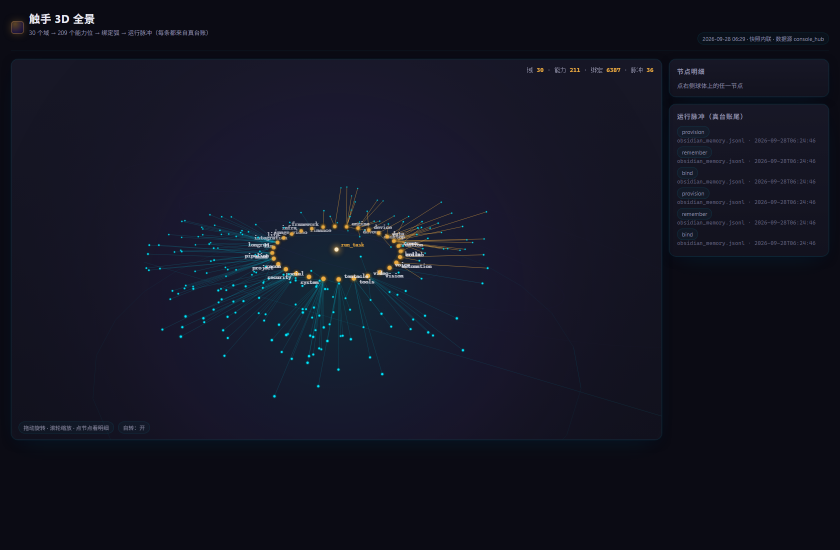
#> input picture arms/tentacle3d.png, 1680 x 1100 px (shown at 1/2 size)
$ python -i reframe.py   (imports and definitions only)
#> lines starting #> are read from the running program, lines starting #| are printed output that depends on the picture; after the words box and inside, x2 and y2 are one past the last pixel; in counts of white or black regions, pixels touching at a corner belong together
#> further down, picture is the input picture: PIL image 1680x1100 RGB; mean R, G, B 19, 20.5, 34.5
#!/usr/bin/env python3
# -*- coding: utf-8 -*-
"""reframe —— 本地能修的"构图两轴"：焦点收敛 + 留白扩展。

上一轮的结论是"精修改不了构图"。这句只对了一半：
  · 改不了 —— 主体姿态、机位、景深（需要重画）
  · 改得了 —— **次要高光**与**留白面积**（纯像素操作）

两个动作，都可测：
  ① 焦点收敛：找出所有"最亮档"的连通块，只留最大的一块，其余压暗并羽化
  ② 留白扩展：留白不足时，向主体相反的一侧**扩画布**（用主色填充），形成非对称负空间

用法： python3 tools/reframe.py 图.jpg --out 修后.png [--darken 0.62] [--no-pad]
"""
import argparse, os, sys
import numpy as np
from PIL import Image, ImageFilter

TOOLS = os.path.dirname(os.path.abspath(__file__))


# [4 lines left out: function load_gate, not called in this run]


def bright_mask(im, pct=99.0):
    g = np.asarray(im.convert("L"), dtype=np.float32)
    thr = np.percentile(g, pct)
    return (g >= thr), g


def components(mask, min_ratio=0.0005):
    """4 邻域连通块（下采样网格上做，够快也够用）。"""
    small = Image.fromarray((mask * 255).astype(np.uint8)).resize((96, 128), Image.BILINEAR)
    a = (np.asarray(small) > 127).astype(np.uint8)
    seen = np.zeros_like(a); out = []
    for y in range(a.shape[0]):
        for x in range(a.shape[1]):
            if a[y, x] and not seen[y, x]:
                st = [(y, x)]; seen[y, x] = 1; pts = []
                while st:
                    cy, cx = st.pop(); pts.append((cy, cx))
                    for dy, dx in ((1,0),(-1,0),(0,1),(0,-1)):
                        ny, nx = cy+dy, cx+dx
                        if 0 <= ny < a.shape[0] and 0 <= nx < a.shape[1] and a[ny, nx] and not seen[ny, nx]:
                            seen[ny, nx] = 1; st.append((ny, nx))
                if len(pts)/(a.shape[0]*a.shape[1]) >= min_ratio:
                    out.append(pts)
    return out, a.shape


def converge_focus(im, darken=None):
    """只留最大的一块高光，其余压暗。

    v1 的错：darken 固定 0.62，暗调图（tz_A）被压到焦点块数 0 —— 主光也被压没了。
    v2：按画面亮度中位数自适应（暗图轻压、亮图重压），并且**给留下的那块补一点亮度**，
        保证它在相对阈值下仍然"最亮"。
    """
    g0 = np.asarray(im.convert("L"), dtype=np.float32)
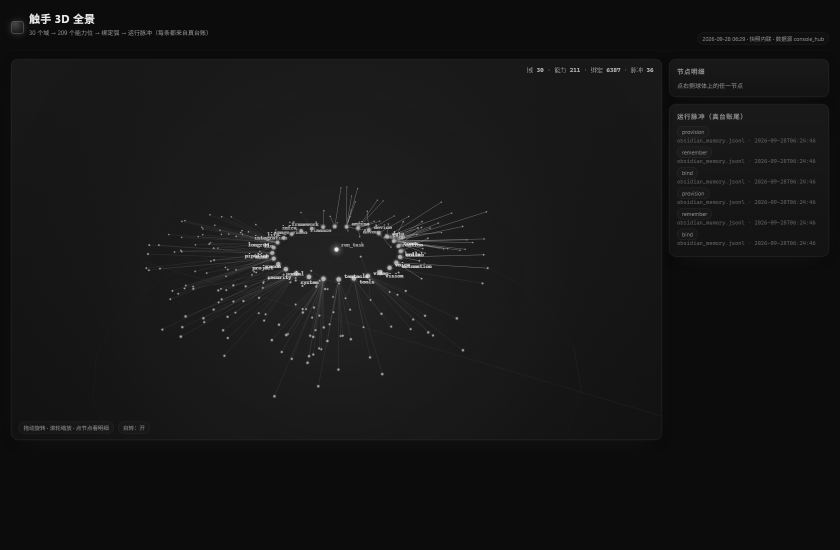
#> g0: shape (1100, 1680) float32 (shown at 1/2 size); min 7, max 236, mean 21.7
    if darken is None:
        med = float(np.median(g0))
#> med = 22
        darken = float(np.clip(0.92 - med / 255.0 * 0.55, 0.55, 0.90))
#> darken = 0.873
    mask, g = bright_mask(im)
#> in bright_mask, `thr = np.percentile(g, pct)`: thr = 88
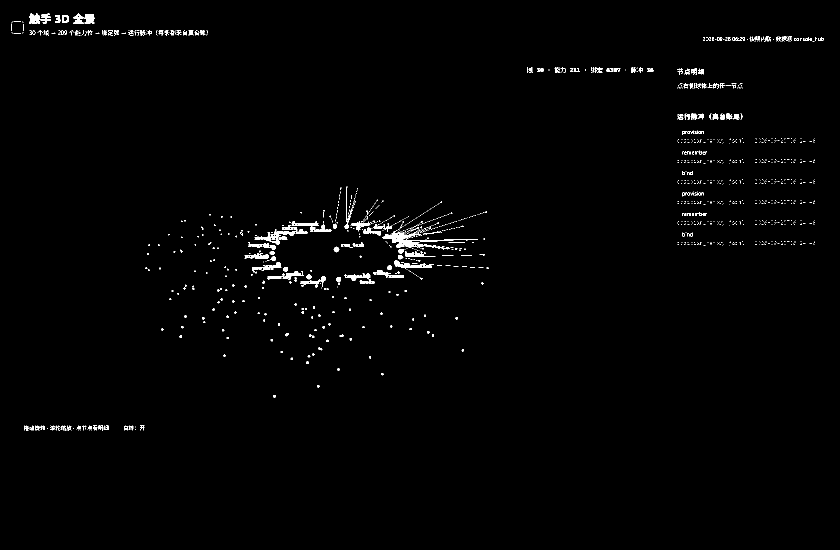
#> mask: shape (1100, 1680) bool (shown at 1/2 size); 1% white; 1410 white regions (1261 under 20 px), largest, box (x1, y1, x2, y2) and area: (764, 460, 935, 499) 1410, (509, 463, 579, 489) 605, (788, 521, 864, 538) 449
    blobs, (gh, gw) = components(mask)
#> in components, `small = Image.fromarray((mask * 255).astype(np.uint8)).resize((96, 128..`:
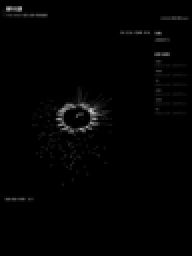
#> small: PIL image 96x128 L (shown 2 times larger); min 0, max 201, mean 2.6
#> in components, `a = (np.asarray(small) > 127).astype(np.uint8)`:
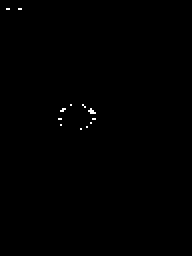
#> a: shape (128, 96) (shown 2 times larger); values 0 (black) and 1 (white), 0.21% white in thin lines or dots, all inside (x1, y1, x2, y2) = (3, 4, 48, 65)
#> blobs = [[(54, 45), (55, 45), (55, 44), (55, 46), (56, 46), (56, 47), (56, 45)]]; gh = 128; gw = 96
    if len(blobs) <= 1:
        return im, 0
    blobsz = sorted(blobs, key=len, reverse=True)
    H, W = im.size[1], im.size[0]
    m = Image.new("L", (gw, gh), 0)
    for (y, x) in [p for b in blobsz[1:] for p in b]:
        m.putpixel((x, y), 255)
    m = m.resize((W, H), Image.BILINEAR).filter(ImageFilter.GaussianBlur(6))
    f = np.asarray(m, dtype=np.float32) / 255.0
    a = np.asarray(im, dtype=np.float32)
    a = a * (1 - f[..., None] * (1 - darken))
    # 主光补 3%：避免压暗后整幅没有"最亮档"，闸会判焦点块数 0
    m_main = Image.new("L", (gw, gh), 0)
    for (y, x) in blobsz[0]:
        m_main.putpixel((x, y), 255)
    mm = np.asarray(m_main.resize((W, H), Image.BILINEAR).filter(ImageFilter.GaussianBlur(4)),
                    dtype=np.float32) / 255.0
    a = a * (1 + mm[..., None] * 0.03)
    # 兜底：压暗后若整幅最高亮度掉到 200 以下，闸的"最亮档"就找不到焦点（tz_A 就是这样归零的）
    cur_max = float(a.mean(axis=2).max())
    if cur_max < 200:
        a = np.clip(a * min(1.18, 200.0 / max(cur_max, 1.0)), 0, 255)
    return Image.fromarray(np.clip(a, 0, 255).astype(np.uint8), "RGB"), len(blobs)-1


# [81 lines left out: functions dominant_color, boost_focus, pad_space, main, not called in this run]


# [2 lines not run here, left out]

>>> from PIL import Image
>>> picture = Image.open('../arms/tentacle3d.png')
>>> result = converge_focus(picture)

$ run again, on assets/fig-cable-all.png
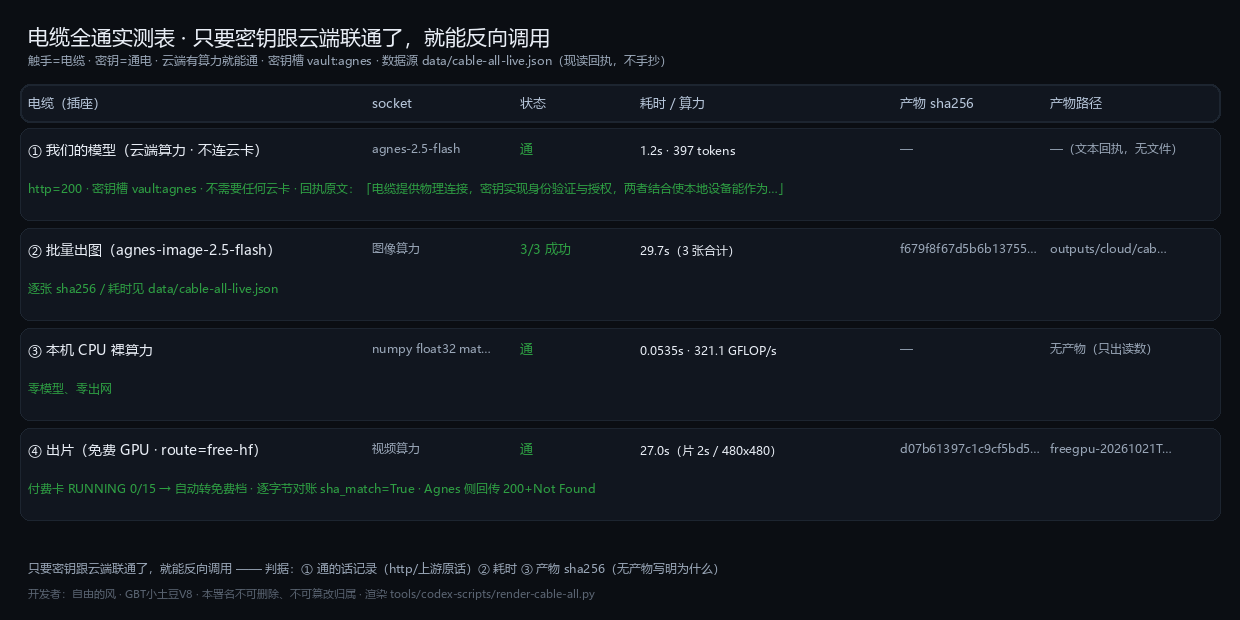
#> input picture assets/fig-cable-all.png, 1240 x 620 px
#> picture is the input picture: PIL image 1240x620 RGB; mean R, G, B 18.9, 24.1, 31.2
#> med = 22
#> darken = 0.873
#> thr = 156
#> in converge_focus, `mask, g = bright_mask(im)`:
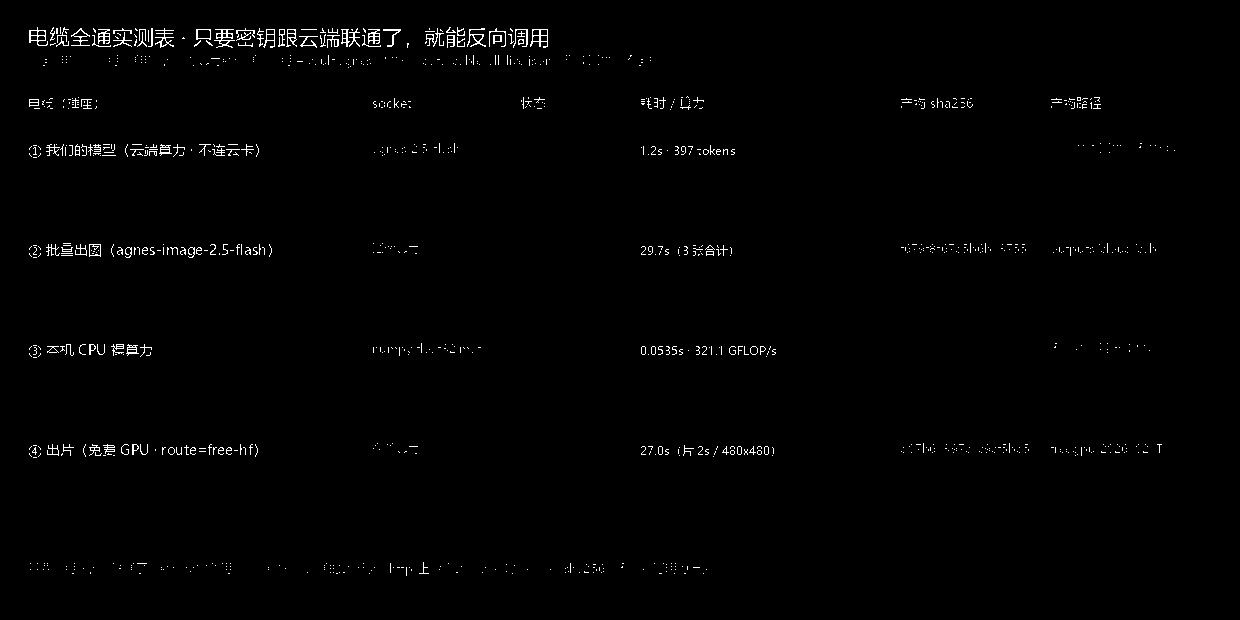
#> mask: shape (620, 1240) bool; 1% white in thin lines or dots, all inside (x1, y1, x2, y2) = (29, 27, 1175, 576)
#> in components, `small = Image.fromarray((mask * 255).astype(np.uint8)).resize((96, 128..`:
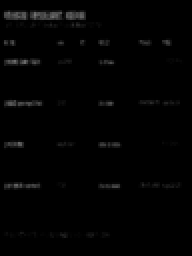
#> small: PIL image 96x128 L (shown 2 times larger); min 0, max 115, mean 2.6
#> a: shape (128, 96); every value is 0
#> blobs = []; gh = 128; gw = 96

$ run again, on assets/fig-chain.png
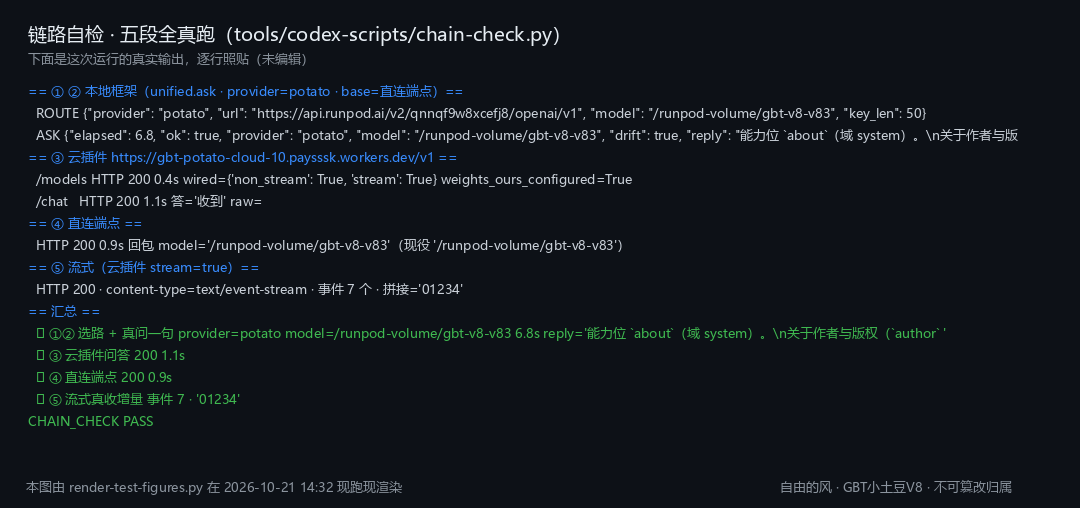
#> input picture assets/fig-chain.png, 1080 x 508 px
#> picture is the input picture: PIL image 1080x508 RGB; mean R, G, B 18.5, 24, 29.8
#> med = 16
#> darken = 0.885
#> thr = 187
#> in converge_focus, `mask, g = bright_mask(im)`:
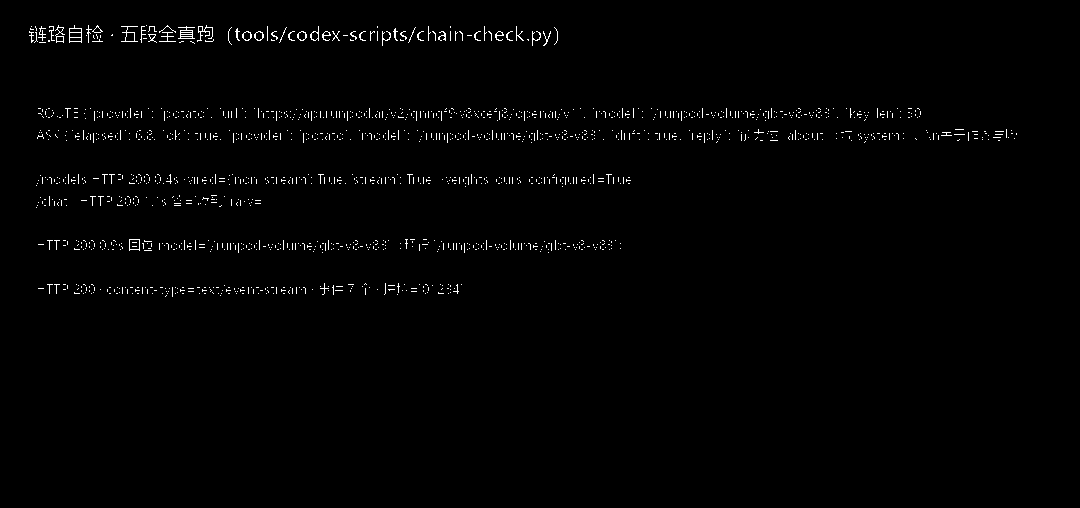
#> mask: shape (508, 1080) bool; 1.1% white in thin lines or dots, all inside (x1, y1, x2, y2) = (29, 25, 1017, 297)
#> in components, `small = Image.fromarray((mask * 255).astype(np.uint8)).resize((96, 128..`:
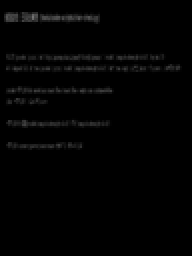
#> small: PIL image 96x128 L (shown 2 times larger); min 0, max 115, mean 2.8
#> a: shape (128, 96); every value is 0
#> blobs = []; gh = 128; gw = 96
